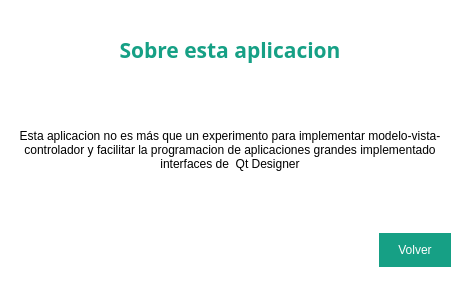
<?xml version="1.0" encoding="UTF-8"?>
<ui version="4.0">
 <class>MainWindow</class>
 <widget class="QMainWindow" name="MainWindow">
  <property name="geometry">
   <rect>
    <x>0</x>
    <y>0</y>
    <width>460</width>
    <height>300</height>
   </rect>
  </property>
  <property name="minimumSize">
   <size>
    <width>460</width>
    <height>300</height>
   </size>
  </property>
  <property name="maximumSize">
   <size>
    <width>460</width>
    <height>300</height>
   </size>
  </property>
  <property name="windowTitle">
   <string>MainWindow</string>
  </property>
  <widget class="QWidget" name="centralwidget">
   <property name="minimumSize">
    <size>
     <width>400</width>
     <height>270</height>
    </size>
   </property>
   <property name="styleSheet">
    <string notr="true">QWidget {
	background-color: white;
}</string>
   </property>
   <layout class="QVBoxLayout" name="verticalLayout">
    <property name="spacing">
     <number>0</number>
    </property>
    <property name="leftMargin">
     <number>0</number>
    </property>
    <property name="topMargin">
     <number>0</number>
    </property>
    <property name="rightMargin">
     <number>0</number>
    </property>
    <property name="bottomMargin">
     <number>0</number>
    </property>
    <item alignment="Qt::AlignVCenter">
     <widget class="QFrame" name="frame_3">
      <property name="maximumSize">
       <size>
        <width>16777215</width>
        <height>59</height>
       </size>
      </property>
      <property name="frameShape">
       <enum>QFrame::NoFrame</enum>
      </property>
      <property name="frameShadow">
       <enum>QFrame::Raised</enum>
      </property>
      <layout class="QHBoxLayout" name="horizontalLayout">
       <item>
        <widget class="QLabel" name="lbl_titulo">
         <property name="font">
          <font>
           <family>sans-serif</family>
           <pointsize>16</pointsize>
           <weight>75</weight>
           <italic>false</italic>
           <bold>true</bold>
          </font>
         </property>
         <property name="styleSheet">
          <string notr="true">QLabel {
	font: bold 16pt &quot;sans-serif&quot;;
	color: #16a085;
}</string>
         </property>
         <property name="text">
          <string>Sobre esta aplicacion</string>
         </property>
         <property name="alignment">
          <set>Qt::AlignCenter</set>
         </property>
        </widget>
       </item>
      </layout>
     </widget>
    </item>
    <item>
     <widget class="QFrame" name="frame_2">
      <property name="frameShape">
       <enum>QFrame::NoFrame</enum>
      </property>
      <property name="frameShadow">
       <enum>QFrame::Raised</enum>
      </property>
      <layout class="QGridLayout" name="gridLayout">
       <item row="0" column="0">
        <widget class="QLabel" name="lbl_cuerpo">
         <property name="font">
          <font>
           <weight>50</weight>
           <bold>false</bold>
          </font>
         </property>
         <property name="styleSheet">
          <string notr="true">QLabel {
	color: black;
}</string>
         </property>
         <property name="text">
          <string>Esta aplicacion no es más que un experimento para implementar modelo-vista-controlador y facilitar la programacion de aplicaciones grandes implementado interfaces de  Qt Designer</string>
         </property>
         <property name="alignment">
          <set>Qt::AlignCenter</set>
         </property>
         <property name="wordWrap">
          <bool>true</bool>
         </property>
        </widget>
       </item>
      </layout>
     </widget>
    </item>
    <item>
     <widget class="QFrame" name="frame">
      <property name="frameShape">
       <enum>QFrame::NoFrame</enum>
      </property>
      <property name="frameShadow">
       <enum>QFrame::Raised</enum>
      </property>
      <layout class="QHBoxLayout" name="horizontalLayout_2">
       <property name="spacing">
        <number>0</number>
       </property>
       <property name="leftMargin">
        <number>0</number>
       </property>
       <property name="topMargin">
        <number>0</number>
       </property>
       <property name="rightMargin">
        <number>0</number>
       </property>
       <property name="bottomMargin">
        <number>0</number>
       </property>
       <item>
        <widget class="QFrame" name="frame_4">
         <property name="frameShape">
          <enum>QFrame::NoFrame</enum>
         </property>
         <property name="frameShadow">
          <enum>QFrame::Raised</enum>
         </property>
        </widget>
       </item>
       <item>
        <widget class="QFrame" name="frame_5">
         <property name="maximumSize">
          <size>
           <width>90</width>
           <height>16777215</height>
          </size>
         </property>
         <property name="frameShape">
          <enum>QFrame::NoFrame</enum>
         </property>
         <property name="frameShadow">
          <enum>QFrame::Raised</enum>
         </property>
         <layout class="QGridLayout" name="gridLayout_2">
          <item row="0" column="0">
           <widget class="QPushButton" name="btn_volver">
            <property name="styleSheet">
             <string notr="true">QPushButton {
	border-radius: 20px;
	background-color: #16a085;
	color: white;
	font: bold 12pt &quot;sans-serif&quot;;
	padding: 10px 0px;
}</string>
            </property>
            <property name="text">
             <string>Volver</string>
            </property>
           </widget>
          </item>
         </layout>
        </widget>
       </item>
      </layout>
     </widget>
    </item>
   </layout>
  </widget>
 </widget>
 <resources/>
 <connections/>
</ui>
